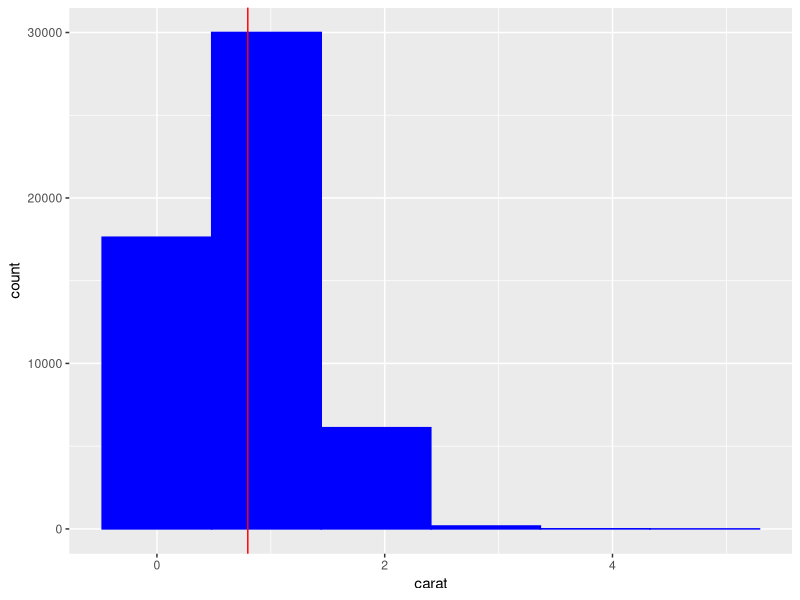
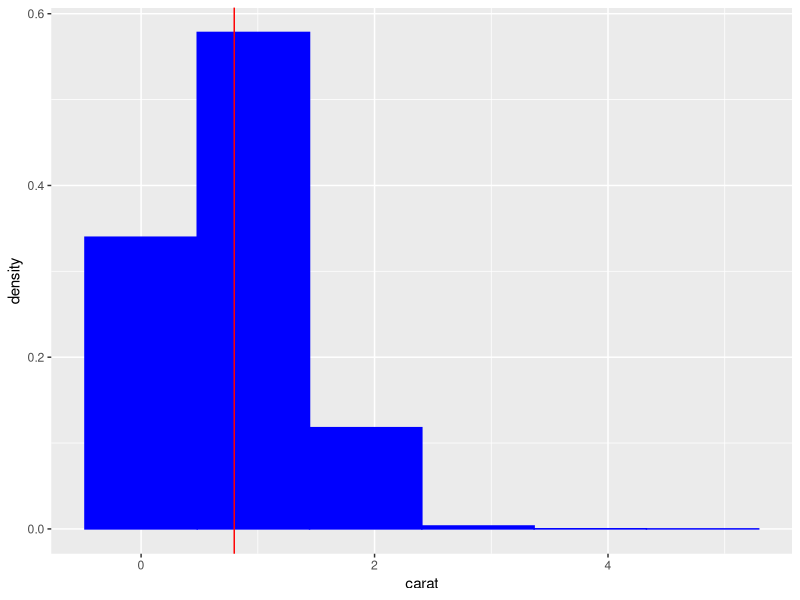
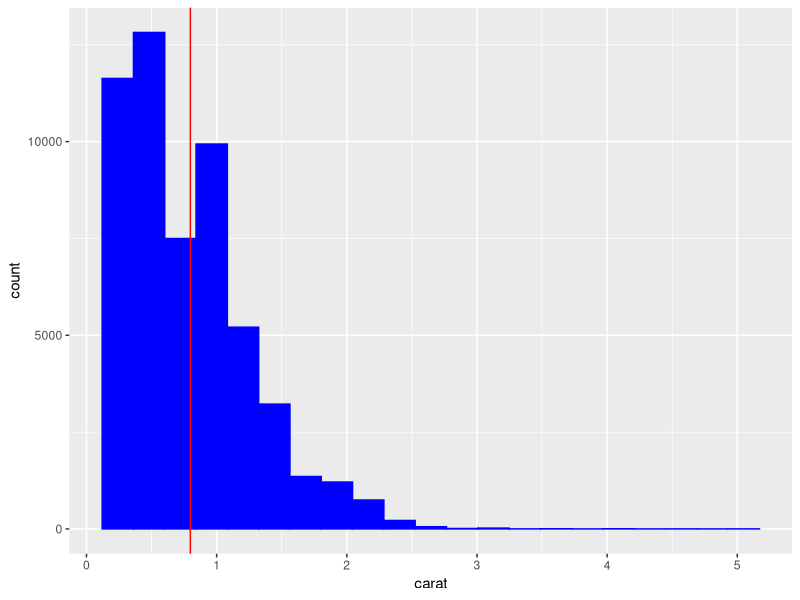
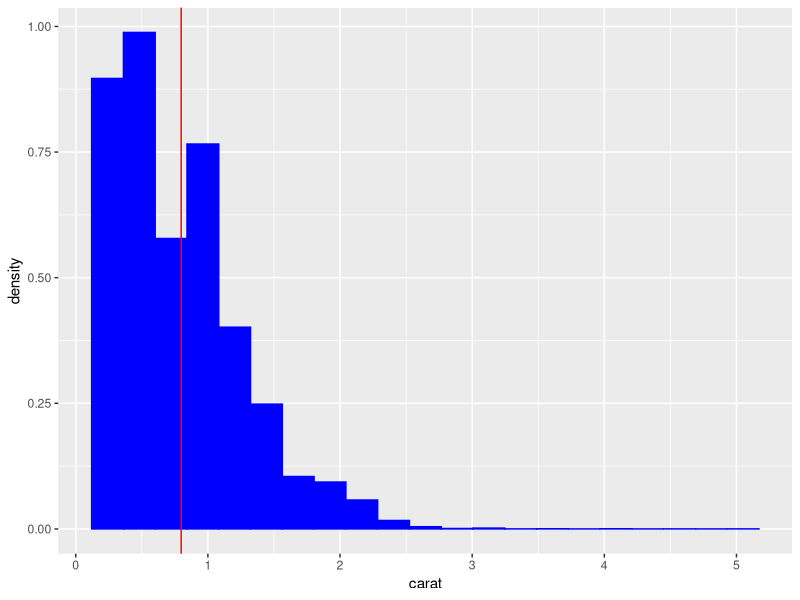
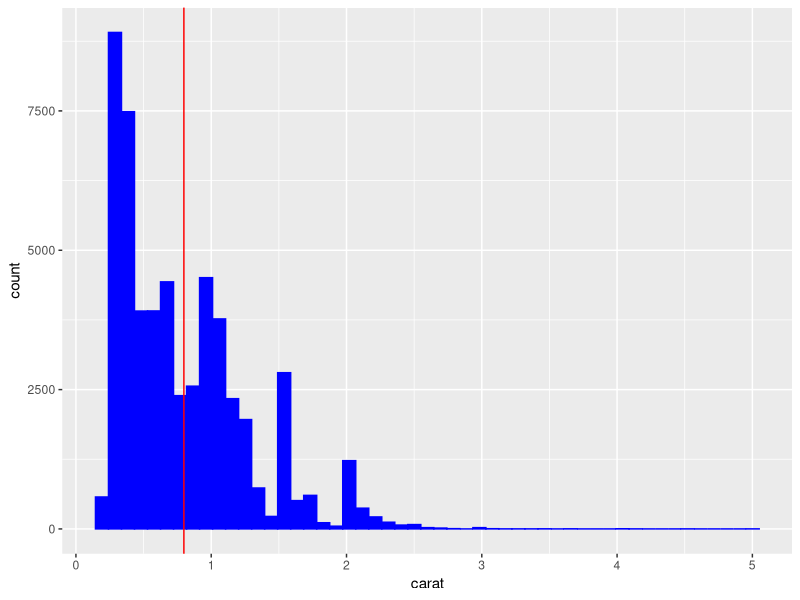
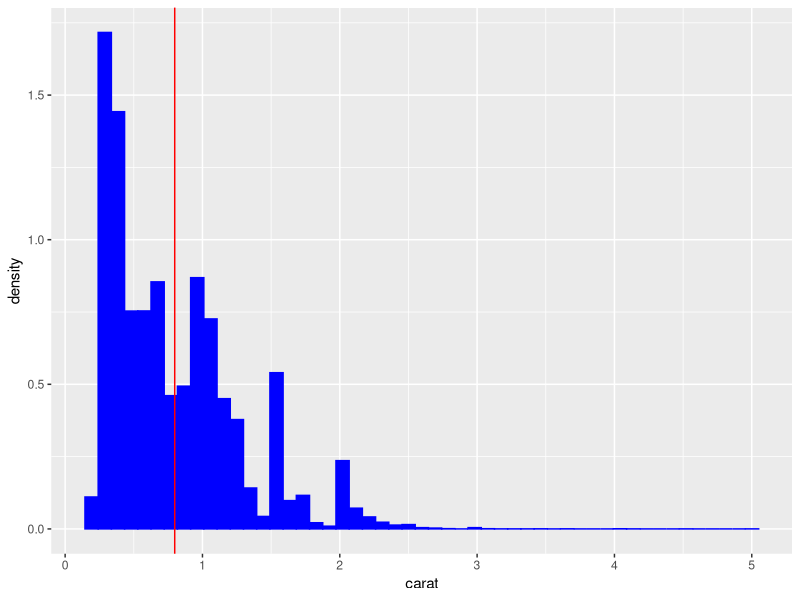
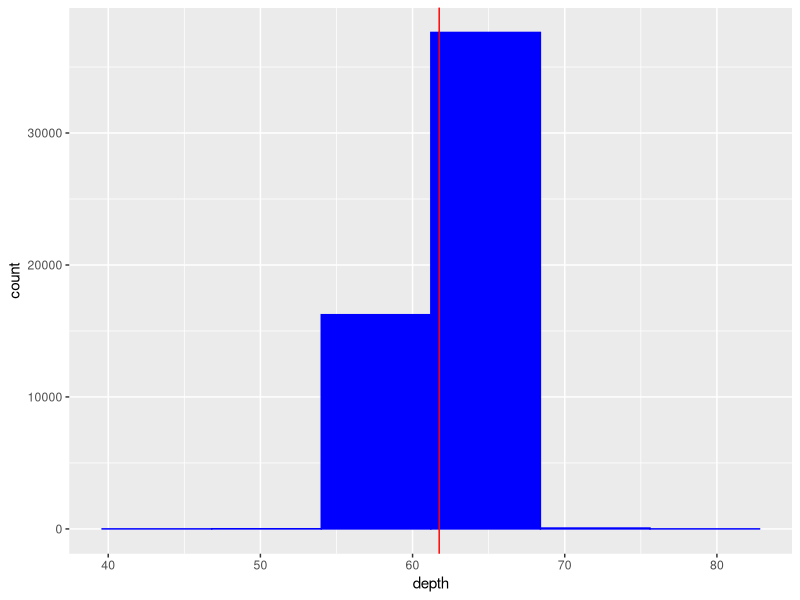
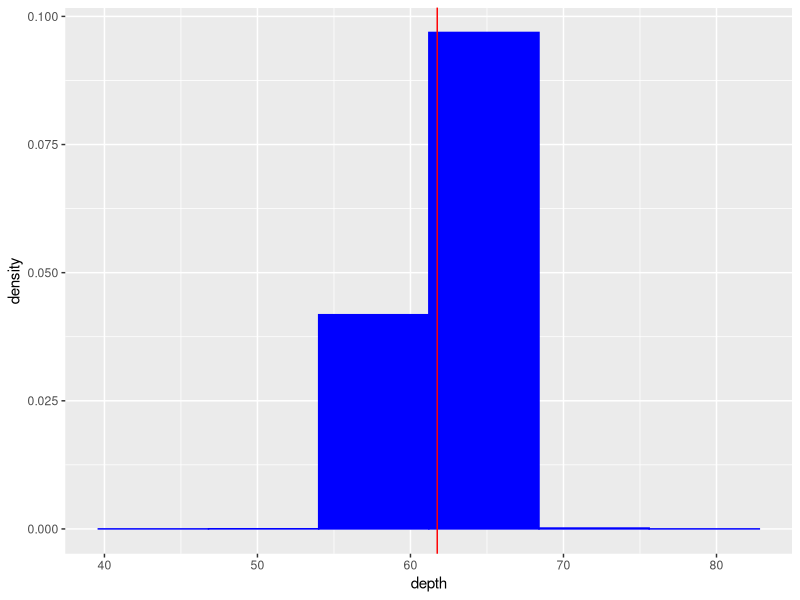

Reproduce these figures in R, in order.
data(diamonds)
data(mtcars)
require("ggplot2")
require("grid")
diamonds$vs <- rep((mtcars$vs==1)[3:22],2697) #replicate vs into diamonds

hist <- function(df,bins) #function for #1. density and count hists
{ var_num <- df[which(lapply(df, is.numeric) == TRUE)]
  for (i in 1:ncol(var_num)){ #loop through each column
    for (n in bins){          #loop through each binsize
      width <- (max(var_num[[i]])-min(var_num[[i]]))/n
      col_mean <- mean(var_num[[i]])
      hist_plot <- ggplot(var_num,aes(x=var_num[[i]]), environment=environment())
      hist_plot <- hist_plot + geom_histogram(colour = 'blue', fill = 'blue', binwidth = width )
      hist_plot <- hist_plot + labs(x=names(var_num)[[i]]) + geom_vline(xintercept=col_mean, colour='red')
      hist_plot2 <- hist_plot + aes(y=..density..) + labs(y="density")
      print(hist_plot)  #regular plot
      print(hist_plot2)}} #density plot
}


bar <- function(df) #function for #2. make bar graphs for factor and logical columns
{ var_fac <- df[which(lapply(df, is.factor) == TRUE)]
  var_logic <-df[which(lapply(df, is.logical) == TRUE)]
  if (ncol(var_fac)>=1) {
    for (i in 1:ncol(var_fac)) {  #loop through each factor
    bar_fac <- ggplot(df, aes(x=var_fac[[i]]), environment=environment())
    bar_fac <- bar_fac + geom_bar(fill="gray", colour="gray") +
      labs(x=names(var_fac[[i]]))
    print(bar_fac)} 
  }
  
  if (ncol(var_logic)>=1) {
      for (i in 1:ncol(var_logic)) {  #loop through each logical
        bar_logic <- ggplot(df, aes(x=var_logic[[i]]), environment=environment())
        bar_logic <- bar_logic + geom_bar(fill="gray", colour="gray") +
        labs(x=names(var_logic[[i]]))
        print(bar_logic)} 
    }
}

# function for 4b.ii creates dataframe with column name pairings and corresponding r-squared value
rsquared <- function(df) {
  var_num <- df[which(lapply(df, is.numeric) == TRUE)]
  rs <- NULL    #create empty vectors to place data into
  name <- NULL
  for (i in 1:(ncol(var_num)-1)){
    for (j in (i+1):ncol(var_num)) {  #loop through each pair
      rs <- c(rs,summary(lm(var_num[[i]]~var_num[[j]], df))$r.squared)  #calculate the r-squared
      name <- c(name, paste(names(var_num[i]),names(var_num[j]),sep="-"))}  #create the hyphenated name
  }
  data <- data.frame(name,rs)   #return dataframe with the name and rs list
  return(data)
}

#Function for #4a.Takes dataframe as input and outputs a frequency table for all factor and logical variables
freq_table <- function(df) 
{   var_fac <- df[which(lapply(df, is.factor) == TRUE)]
    var_logic <-df[which(lapply(df, is.logical) == TRUE)]
    vectortable <- vector(mode="list", length=(ncol(var_fac)+ncol(var_logic)))  #create vector to place tables in
  
  if (ncol(var_fac)>=1) {  
    for (i in 1:ncol(var_fac)) {
      vectortable[[i]] <- table(list(var_fac[[i]])) #place each new vector in the list
    }}
  if (ncol(var_logic)>=1) {
    for (j in 1:ncol(var_logic)) {
      vectortable[[ncol(var_fac)+j]] <- table(list(var_logic[[j]]))  #place the logic vectors at the end of the list
    }}
    
    return(vectortable)
    
}

#return summary statistics for all numerical variables
sumstat <- function(df)
{ var_num <- df[which(lapply(df, is.numeric) == TRUE)]
  statistics <- vector(mode="list", length=ncol(var_num)) #create list to place each summary statistic
  for (i in 1:ncol(var_num)) {
    statistics[[i]] <- summary(var_num[[i]])  #place sum stats for variables in the list
    
  }
  return(statistics)
}


#create numerical vector pairs and their pearson coefficients above a certain threshold
pearsons <- function(df,thresh)
{ name <- NULL
coeff <- NULL
var_num <- df[which(lapply(df, is.numeric) == TRUE)]

for (n in 1:(ncol(var_num)-1)){ #add the hyphenated pairings to a vector
  for (m in (n+1):ncol(var_num)) {
    if (abs(cor(var_num[[n]],var_num[[m]],method="pearson"))>thresh) {
      name <- c(name, paste(names(var_num[n]),names(var_num[m]),sep="-"))}}}

for (n in 1:(ncol(var_num)-1)) { #create a vector with the pearson coeffs 
  for (m in (n+1):ncol(var_num)) {
    if (abs(cor(var_num[[n]],var_num[[m]],method="pearson"))>thresh) {
      coeff <- c(coeff, cor(var_num[[n]],var_num[[m]],method="pearson"))}}}


data2 <- data.frame(name,coeff) #create a dataframe with the names and coeffs
return(data2)
}

explore <- function(df,bins,thresh)
#the big function for this homework
#takes as input a dataset, list of bin sizes, and correlation threshold 
#it will print histograms and bar graphs.
#it will return list of frequency tables, summary statistics, r^2 values, and correlations
{ hist(df,bins) #prints regular and density histograms for numerical variables
  bar(df)       #creates bargraphs for logical and factor variables
  freqtab <- freq_table(df) #creates frequency table for factor and logical variables
  stats <-sumstat(df)       #creates summary statistics for numerical variables
  rsdata <-rsquared(df)     #creates list of r^2 values for pairs of numerical variables
  corrdata <- pearsons(df,thresh) #lists pearson correlations for numerical values above threshold
  biglist <- list(freqtab, stats, rsdata, corrdata) #returns list of outputs from last 4 functions
  return(biglist)
}
explore(diamonds,c(5,20,50),.25)
explore(mtcars,c(5,20,50),.25)

